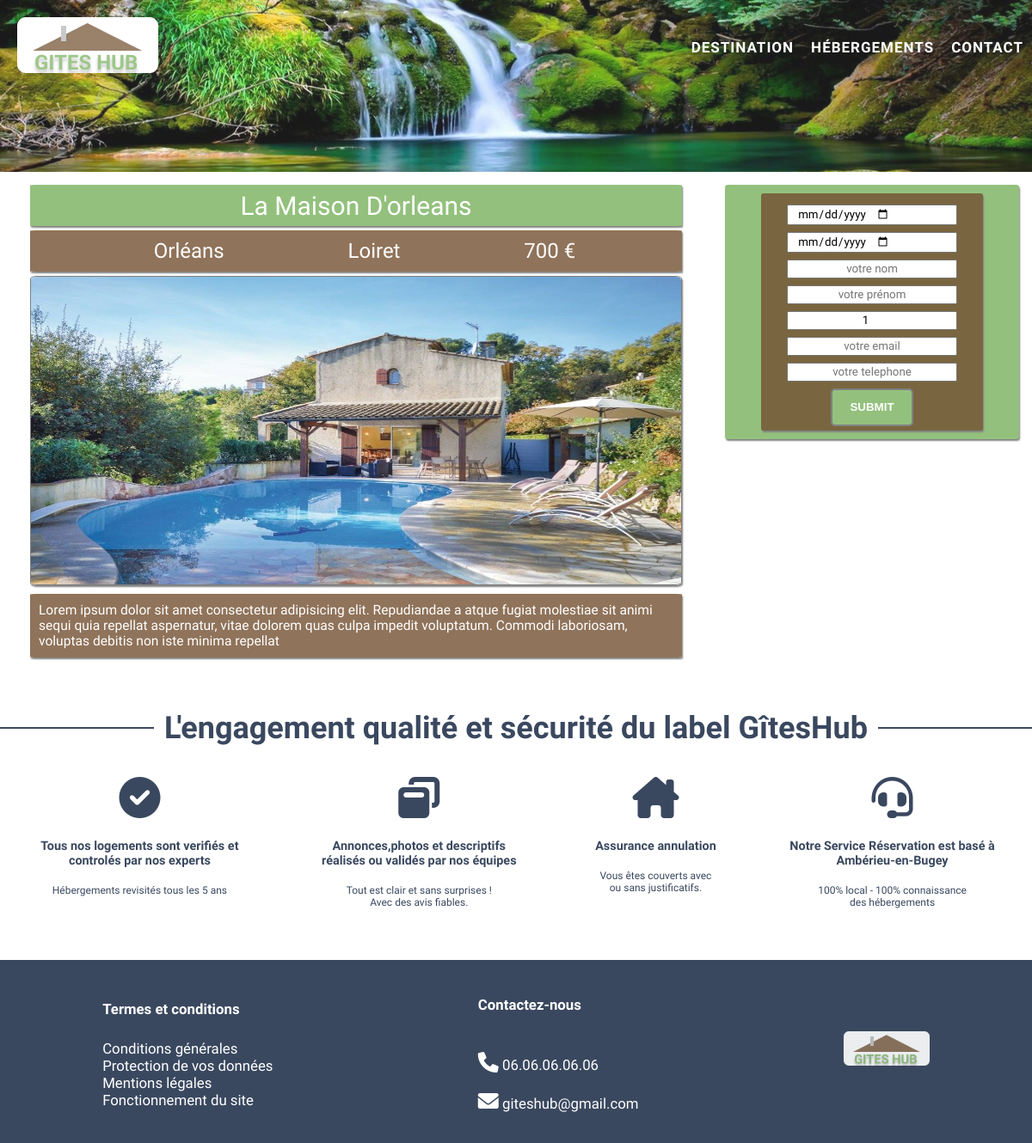
The app's page /user/page3.php?id=3 with its own data.
### tables this page shows
CREATE TABLE IF NOT EXISTS `info_logement` (
  `id_logement` int(15) NOT NULL AUTO_INCREMENT,
  `ville` varchar(255) NOT NULL,
  `departement` varchar(255) NOT NULL,
  `adresse` varchar(255) NOT NULL,
  `description` text NOT NULL,
  `disponibilite` varchar(255) NOT NULL,
  `nb_couchage` varchar(255) NOT NULL,
  `nb_pieces` varchar(255) NOT NULL,
  `prix` varchar(255) NOT NULL,
  `type_logement` varchar(255) NOT NULL,
  `nom_logement` varchar(250) NOT NULL,
  `img` text NOT NULL,
  PRIMARY KEY (`id_logement`)
);

### class/gite.php (called while the page is built, shortened)
<?php
class Gite {
    private $_ville ;
    private $_departement ;
    private $_description;
    private $_prix;
    private $_nom_logement;
    private $_img;
        private function hydrate(array $datas){
        foreach($datas as $key => $value){
        $method = 'set' . ucfirst($key);
        }
}
public function getVille(){
    return $this->_ville;
}
public function setVille($ville){
    $this->_ville = $ville;
}
public function getDepartement(){
    return $this->_departement;
}
public function setDepartement($departement){
    $this->_departement = $departement;
}
public function getDescription(){
    return $this->_description;
}
public function setDescription($description){
    $this->_description = $description;
}
public function getPrix(){
    return $this->_prix;
}
public function setPrix($prix){
    $this->_prix = $prix;
}
public function getNom_logement(){
    return $this->_nom_logement;
}
public function setNom_logement($nom_logement){
    $this->_nom_logement = $nom_logement;
}
public function getImg(){
    return $this->_img;
}
public function setImg($img){
    $this->_img = $img;
}
}

### user/page3.php (the view, shortened to what this page needs)
<?php
    require_once '../connect/connect.php';
    require_once '../class/gite.php';
    $id_logement = $_GET['id'];
    $req = $db->prepare ('SELECT `id_logement`, `nom_logement`, departement, adresse, `description`, nb_couchage, nb_pieces, prix, ville, img FROM `info_logement` WHERE `id_logement` = :id');
    $req->bindParam('id', $id_logement, PDO::PARAM_INT);
    $req->execute();
    $datas = [];
    while($data = $req->fetch(PDO::FETCH_ASSOC)){
        $datas[] = new Gite($data);
    }
?>
<!DOCTYPE html>
<html lang="en">
<head>
    <link rel="stylesheet" href="../templates\css\style.css">
    <link rel="stylesheet" href="https://cdnjs.cloudflare.com/ajax/libs/font-awesome/6.0.0/css/all.min.css" />
</head>
<body>
    <header class="main-header2">
        <div class="en-tete">
            <figure>
            <a href="../index.php"><img src="../templates/images/logoGITESHUB.png"></a>
            </figure>
            <nav id="main-menu">
                <ul>
                    <li><a href="../index.php">Destination</a></li>
                    <li><a href="./list-gite.php">Hébergements</a></li>
                    <li><a href="#contact">Contact</a></li>
                </ul>
            </nav>
        </div>
    </header>
<?php
foreach($datas as $gite){
?>
    <main class="infogite">
        <section class="infos">
            <div class="nom-gite"><?= $gite->getNom_logement()?></div>
            <div class="lieu-gite" >
                <h4><?= $gite->getVille()?></h4>
                <h4><?= $gite->getDepartement()?></h4>
                <h4><?= $gite->getPrix() . ' € ' ?></h4>
            </div>
            <figure class="img-gite2">
            <img src="../templates/images/<?=$gite->getImg()?>" alt="">
            </figure>
            <div class="description">
                <?= $gite->getDescription() ?>
            </div>
        </section>
<?php
    }
?>
        <aside class="formulaire2">
            <form action="valid-reserv.php" method="POST" class="reservation">
                <input type="date"class="form2" id="date" placeholder="Arrivée" name="date">
                <input type="date"class="form2" id="date" placeholder="Arrivée" name="date">
                <input type="text" class="form2 form2-name" id="name" placeholder="votre nom" name="lastname">
                <input type="text" class="form2 form2-name" id="lastname" placeholder="votre prénom" name="firstname">
                <input type="number" class="form2 form2-number" id="number" placeholder="Nombre de personnes" name="nb_personnes" placeholder="1 pers." min="1" max="16" value="1">
                <input type="email" class="form2" id="email" placeholder="votre email" name="email">
                <input type="tel" class="form2" id="tel" placeholder="votre telephone" name="num_tel" maxlength="10">
                <button type="submit" class="btn-submit" name="submit">Submit</button>
            </form>
    </main>
    <div class="ligne-horizontale">
    <h2 class="title_h2">L'engagement qualité et sécurité du label GîtesHub</h2>
  </div>
  <div class="wrapper_qual">
    <div class="wrapper_info">
    <i class="fa-solid fa-circle-check"></i>
    <h5>Tous nos logements sont verifiés et controlés par nos experts</h5> <br>
    <p>Hébergements revisités tous les 5 ans</p>
    </div>
    <div class="wrapper_info">
    <i class="fa-solid fa-window-restore"></i>
    <h5>Annonces,photos et descriptifs réalisés ou validés par nos équipes</h5> <br>
    <p>Tout est clair et sans surprises ! <br> Avec des avis fiables. </p>
    </div>
    <div class="wrapper_info">
    <i class="fa-solid fa-house-chimney"></i>
    <h5>Assurance annulation </h5> <br>
    <p>Vous êtes couverts avec <br> ou sans justificatifs.</p>
    </div>
    <div class="wrapper_info">
    <i class="fa-solid fa-headset"></i>
    <h5>Notre Service Réservation est basé à Ambérieu-en-Bugey</h5> <br>
    <p>100% local - 100% connaissance <br> des hébergements</p>
    </div>
  </div>
    <footer>
    <div class="contact">
        <h6>Termes et conditions</h6><br>
        <p>Conditions générales <br> Protection de vos données<br>Mentions légales<br>Fonctionnement du site</p>
    </div>
    <div id="contact">
        <h6>Contactez-nous</h6> <br><br>
        <div><i class="fa-solid fa-phone"></i>  06.06.06.06.06</div> <br>
        <div><i class="fa-solid fa-envelope"></i> giteshub@gmail.com</div>
    </div>
        <figure>
            <a href="../index.php"><img class="img-footer"src="../templates/images/logoGITESHUB.png"></a>
        </figure>
    </footer>
</body>
</html>

### templates/css/style.css (style rules this page uses)
* { margin: 0; padding: 0; font-family: 'Oxygen'; box-sizing: border-box; }
html { scroll-behavior: smooth; }
.main-header2 { background: url('../images/newbg.jpg') center center/cover; opacity: 90%; height: 200px; }
.en-tete { display: flex; justify-content: space-between; padding: 20px 0 0 20px; }
#main-menu ul { display: flex; list-style-type: none; flex-wrap: wrap; justify-content: space-between; }
#main-menu > ul > li { margin: 0 auto; }
#main-menu > ul > li > a { font-size: 17px; letter-spacing: 1px; font-weight: 600; color:white; text-decoration: none; font-style: normal; text-transform: uppercase; line-height: 70px; padding: 0 10px; }
.wrapper_qual { display: flex; justify-content: space-around; }
.wrapper_info { text-align: center; }
.wrapper_info > i { font-size: 4vw; color: #3a485f; margin-bottom: 2vw; }
.wrapper_info > h5 { font-size: 1.2vw; max-width: 20vw; color: #3a485f; text-align: center; }
.wrapper_info > p { color: #3a485f; font-size: 1vw; }
.title_h2 { display: block; color: #3a485f ; font-size: 3vw; margin: 3vw 1vw; text-align: center; }
.ligne-horizontale { display: flex; flex-direction: row; }
.ligne-horizontale:before, .ligne-horizontale:after { content: ""; flex: 2 2; border-bottom: 2px solid #3a485f; margin: auto; }
.formulaire2 { display: flex; width: 40%; height: 50%; background-color: rgba(147, 193, 125, 1); margin: 15px; position: sticky; top: 0; box-shadow: 1px 2px 2px gray; flex-direction: column; border-radius: 1%; padding: 10px; }
.reservation { width: 80%; height: auto; background-color: rgba(115, 81, 49, 0.8); margin: 0 auto; box-shadow: 1px 2px 2px gray; border-radius: 1%; padding: 5px; }
.form2 { display: flex; text-align: center; width: 80%; line-height: 1.5vw; margin: 8px auto; }
.btn-submit { display: flex; line-height: 20px; padding: 10px 20px; font-family: sans-serif; background-color: rgba(147, 193, 125, 1); border: 2px solid gray; color:white; cursor: pointer; border-radius: 5px; text-transform: uppercase; font-weight: bolder; margin: 0 auto; }
.infogite { width: 100%; height: auto; display: flex; }
.infos { width: 95%; margin: 15px; }
.nom-gite { display: flex; width: 95%; height: 4vw; background-color: rgba(147, 193, 125, 1); margin: 0 auto; box-shadow: 1px 2px 2px gray; font-size: 2.5vw; color: white; border-radius: 1%; align-items: center; justify-content: space-around; text-transform: capitalize; }
.lieu-gite { width: 95%; height: 4vw; display: flex; background-color: rgba(115, 81, 49, 0.8); margin: 5px auto; box-shadow: 1px 2px 2px gray; color: white; font-size: 1.4rem; justify-content: space-evenly; align-items: center; border-radius: 1%; }
.lieu-gite > h4 { float: left; margin-left: 20px; font-weight: 300; font-size: 2vw; text-transform: capitalize; }
.img-gite2 { width: 95%; height: 30vw; margin: 5px auto; border: 1px solid gray; box-shadow: 1px 2px 2px gray; border-radius: 1%; }
.img-gite2 > img { width: 100%; height: 100%; border-radius: 1%; }
.description { width: 95%; color: white; font-size: 1.3vw; background-color: rgba(115, 81, 49, 0.8); margin: 10px auto; box-shadow: 1px 2px 2px gray; border-radius: 1%; padding: 10px; }
footer { display:flex; height: 20%; background-color: #3a485f; justify-content: space-around; align-items: center; width: 100%; margin-top: 5vw; }
footer > figure { opacity: 90%; }
footer > .contact, #contact, h6 { color: white; font-size: 1.4vw; padding: 3% 0; }
.img-footer { width: 100px; }
.fa-solid { font-size: 2vw; }

### records on screen
info_logement: nom_logement "La Maison D'orleans", ville "Orléans", departement "Loiret", prix "700", img (picture), description "Lorem ipsum dolor sit amet consectetur adipisicing elit. Repudiandae a atque fugiat molestiae sit animi sequi quia repellat aspernatur, vitae dolorem quas culpa impedit voluptatum. Commodi laboriosam, voluptas debitis non iste minima repellat"
